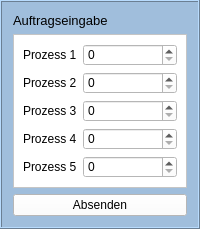
        <widget class="QFrame" name="frame_7">
         <property name="sizePolicy">
          <sizepolicy hsizetype="Preferred" vsizetype="Preferred">
           <horstretch>0</horstretch>
           <verstretch>0</verstretch>
          </sizepolicy>
         </property>
         <property name="styleSheet">
          <string notr="true">background-color: rgb(160 ,190, 220);</string>
         </property>
         <property name="frameShape">
          <enum>QFrame::Box</enum>
         </property>
         <property name="frameShadow">
          <enum>QFrame::Raised</enum>
         </property>
         <layout class="QVBoxLayout" name="verticalLayout_3">
          <item>
           <widget class="QLabel" name="label_7">
            <property name="font">
             <font>
              <family>Arial</family>
              <pointsize>10</pointsize>
              <weight>9</weight>
              <italic>false</italic>
              <bold>false</bold>
             </font>
            </property>
            <property name="styleSheet">
             <string notr="true">background-color: rgb(160 ,190, 220);
font: 75 10pt &quot;Arial&quot;;
</string>
            </property>
            <property name="text">
             <string>Auftragseingabe</string>
            </property>
           </widget>
          </item>
          <item>
           <widget class="QFrame" name="frame_8">
            <property name="styleSheet">
             <string notr="true">background-color: rgb(255 ,255, 255);</string>
            </property>
            <property name="frameShape">
             <enum>QFrame::StyledPanel</enum>
            </property>
            <property name="frameShadow">
             <enum>QFrame::Raised</enum>
            </property>
            <layout class="QFormLayout" name="formLayout">
             <item row="0" column="0">
              <widget class="QLabel" name="prozess1label">
               <property name="toolTip">
                <string>&lt;html&gt;&lt;head/&gt;&lt;body&gt;&lt;p&gt;&lt;br/&gt;&lt;/p&gt;&lt;/body&gt;&lt;/html&gt;</string>
               </property>
               <property name="text">
                <string>Prozess 1</string>
               </property>
              </widget>
             </item>
             <item row="0" column="1">
              <widget class="QSpinBox" name="prozess1number"/>
             </item>
             <item row="1" column="0">
              <widget class="QLabel" name="prozess2label">
               <property name="text">
                <string>Prozess 2</string>
               </property>
              </widget>
             </item>
             <item row="2" column="0">
              <widget class="QLabel" name="prozess3label">
               <property name="text">
                <string>Prozess 3</string>
               </property>
              </widget>
             </item>
             <item row="3" column="0">
              <widget class="QLabel" name="prozess4label">
               <property name="text">
                <string>Prozess 4</string>
               </property>
              </widget>
             </item>
             <item row="1" column="1">
              <widget class="QSpinBox" name="prozess2number"/>
             </item>
             <item row="2" column="1">
              <widget class="QSpinBox" name="prozess3number"/>
             </item>
             <item row="3" column="1">
              <widget class="QSpinBox" name="prozess4number"/>
             </item>
             <item row="4" column="1">
              <widget class="QSpinBox" name="prozess5number">
               <property name="prefix">
                <string/>
               </property>
              </widget>
             </item>
             <item row="4" column="0">
              <widget class="QLabel" name="prozess5label">
               <property name="text">
                <string>Prozess 5</string>
               </property>
              </widget>
             </item>
            </layout>
           </widget>
          </item>
          <item>
           <widget class="QPushButton" name="sendAuftrag">
            <property name="sizePolicy">
             <sizepolicy hsizetype="Preferred" vsizetype="Preferred">
              <horstretch>0</horstretch>
              <verstretch>0</verstretch>
             </sizepolicy>
            </property>
            <property name="styleSheet">
             <string notr="true">background-color: rgb(255 ,255, 255);</string>
            </property>
            <property name="text">
             <string>Absenden</string>
            </property>
           </widget>
          </item>
         </layout>
        </widget>
